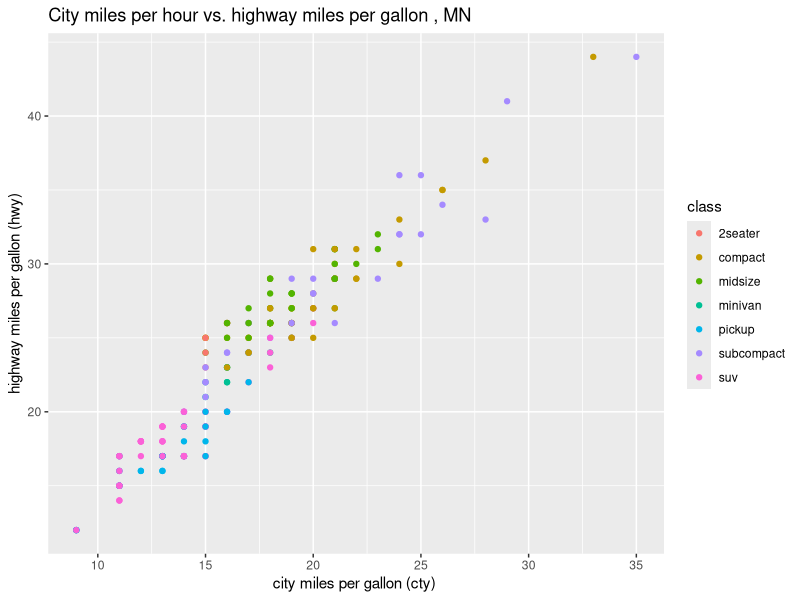
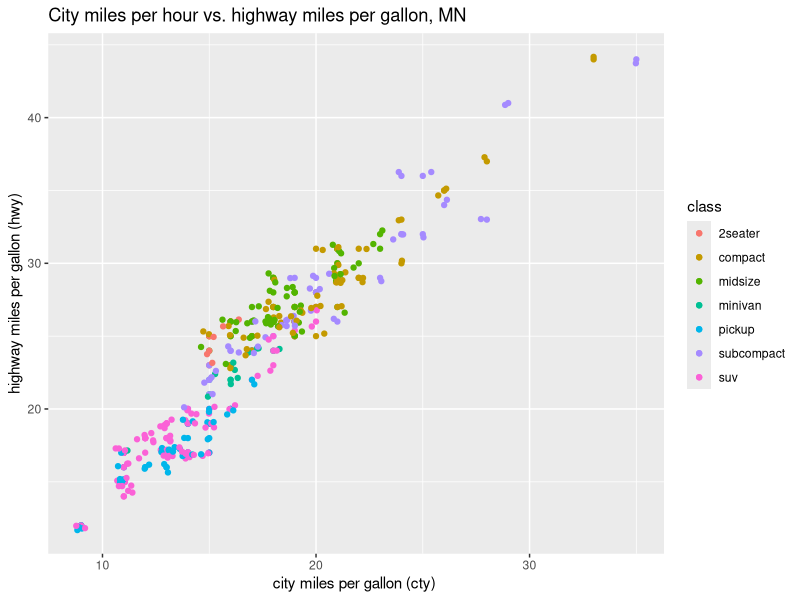
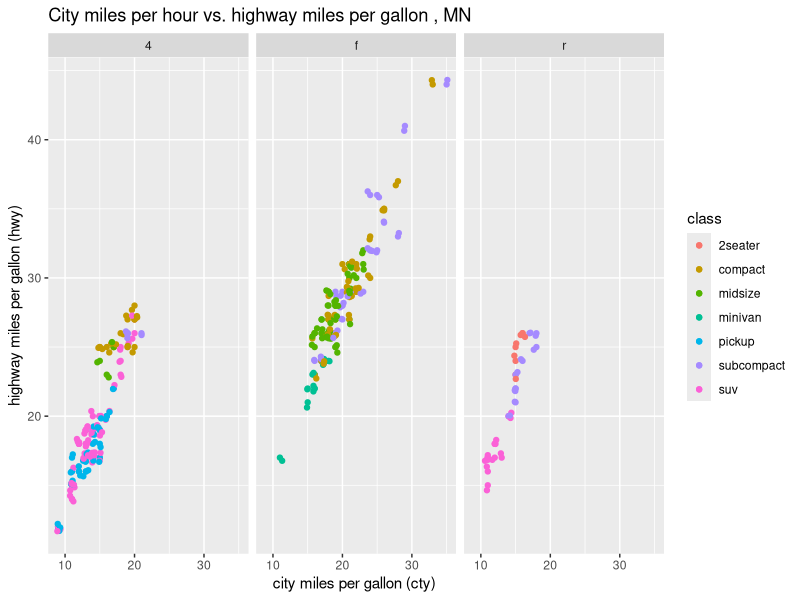
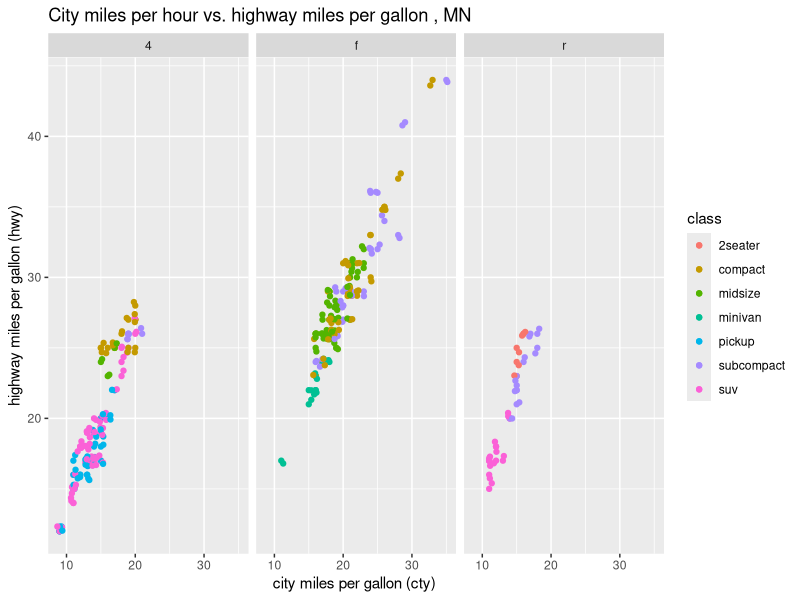
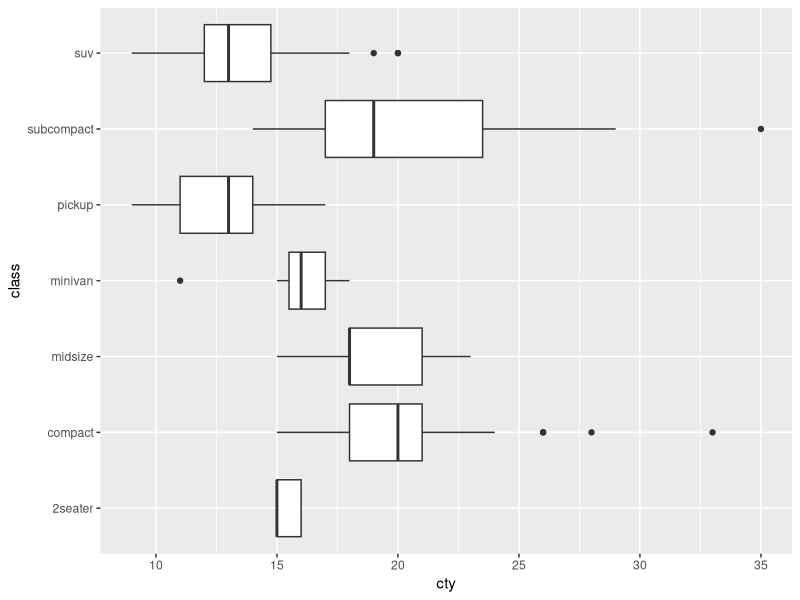
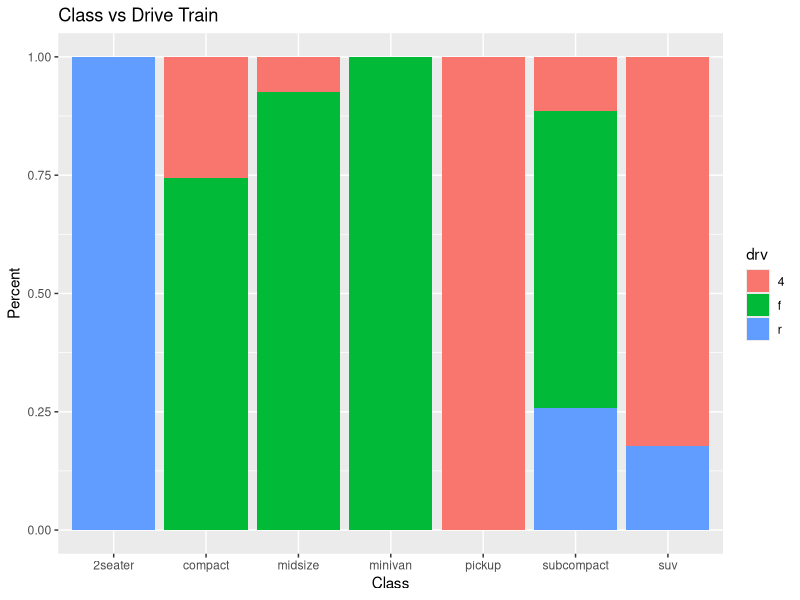
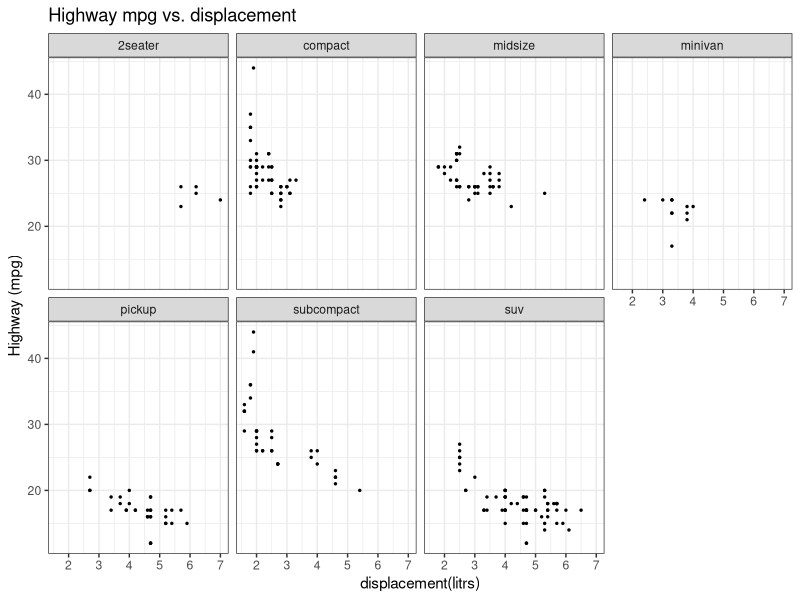

R code for these plots, in order:
## ---- chunk 1
library(tidyverse)
## ---- chunk 2
glimpse(mpg)
## ---- chunk 3
ggplot(data= mpg, mapping=aes(x=cty, y=hwy,color=class))+geom_point() + 
labs(title="City miles per hour vs. highway miles per gallon , MN", 
  x="city miles per gallon (cty) ", y="highway miles per gallon (hwy)")
## ---- chunk 4
ggplot(data= mpg, mapping=aes(x=cty,y=hwy,color=class))+geom_point()+
geom_jitter()+labs(title="City miles per hour vs. highway miles per gallon, MN",
x="city miles per gallon (cty) ", y="highway miles per gallon (hwy)")
## ---- chunk 5
ggplot(data= mpg, mapping=aes(x=cty,y=hwy,color=class))+geom_point()+
geom_jitter()+labs(title="City miles per hour vs. highway miles per gallon , MN",
x="city miles per gallon (cty) ", y="highway miles per gallon (hwy)")+facet_wrap(~drv)
## ---- chunk 6
ggplot(data= mpg, mapping=aes(x=cty,y=hwy,color=class))+geom_point()+
geom_jitter()+labs(title="City miles per hour vs. highway miles per gallon , MN",
x="city miles per gallon (cty) ", y="highway miles per gallon (hwy)")+facet_wrap(~drv)
## ---- chunk 7
ggplot(data = mpg, aes(x = cty, y = class)) + geom_boxplot()
## ---- chunk 8
ggplot(data=mpg, aes(x=class, y=1, fill=drv)) +
  geom_col(position="fill") +
  labs(title="Class vs Drive Train",
       x="Class",
       y="Percent")
## ---- chunk 9
ggplot(data = mpg, mapping = aes (x=displ, y=hwy )) + 
geom_point(size=0.5) + labs(title = "Highway mpg vs. displacement",
x = "displacement(litrs)", y = "Highway (mpg)") + theme_bw() +
facet_wrap(~ class, nrow = 2)
